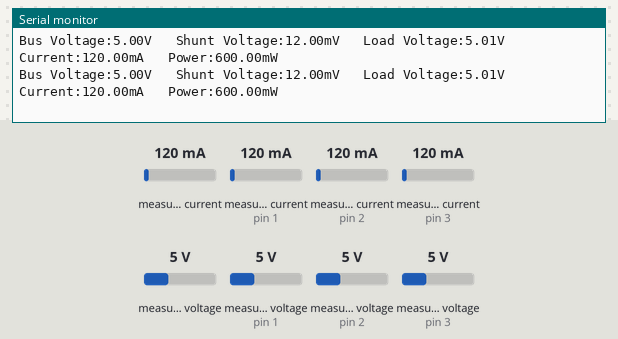
The sketch below on a simulated Arduino Leonardo, built with avr-gcc and run on an emulated ATmega32U4. Parts: the last lines printed to the serial monitor. Inputs (shaded band) come from the test bench; at power-on: measured current 120 mA, measured current (sensors on pin 1, pin 2, pin 3) 120 mA, measured voltage 5 V, measured voltage (sensors on pin 1, pin 2, pin 3) 5 V.

Above: at 1.2 s.
1.3 s: measured current (sensor 0) set to 1000 mA
5.3 s: measured current (sensor on pin 1) set to 40 mA
At 6.7 s:
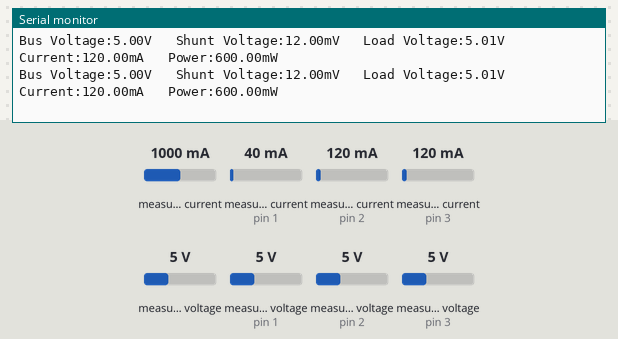
6.8 s: measured current (sensor on pin 2) set to 500 mA
At 8.1 s:
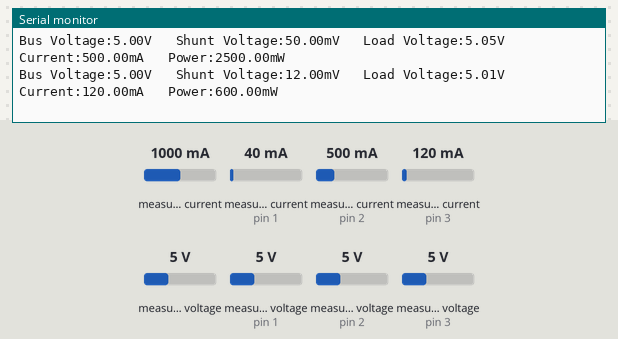
8.3 s: measured current (sensor on pin 3) set to 1500 mA
At 9.3 s:
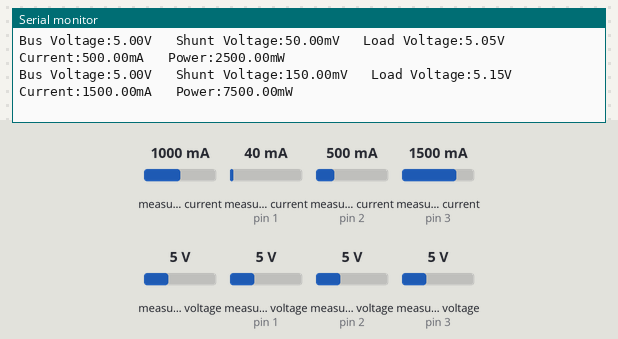
9.8 s: measured voltage (sensor 0) set to 0.3 V
11.3 s: measured voltage (sensor on pin 1) set to 0.3 V
At 12.4 s:
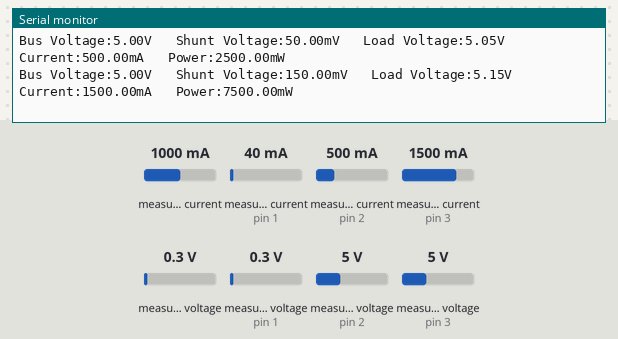
Timing chart, 0 to 13.8 s (numbered marks = the images above; inputs shaded):
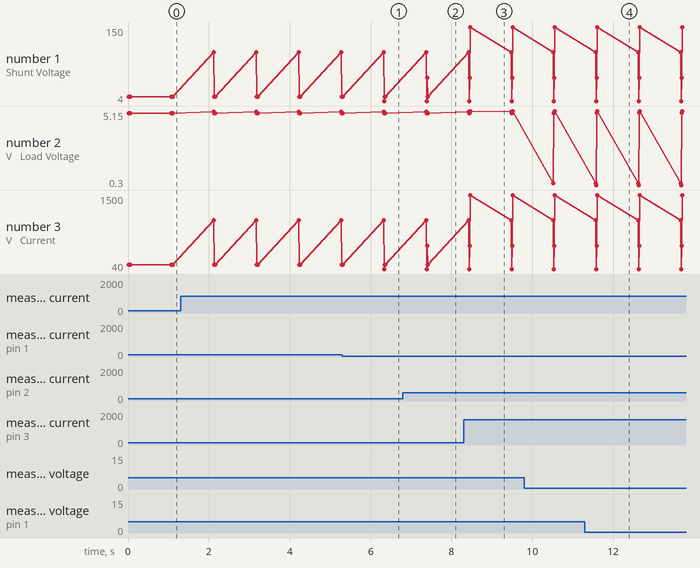

The sketch:

ina219.ino
```cpp
#include <Wire.h>
#include "INA219.h"

INA219 ina1(0x40);
INA219 ina2(0x41);
INA219 ina3(0x42);
INA219 ina4(0x43);

void setup(void)
{
  Serial.begin(115200);
  while (!Serial) {
      // will pause Zero, Leonardo, etc until serial console opens
      delay(1);
  }

  // Initialize the INA219.
  // By default the initialization will use the largest range (32V, 2A).  However
  // you can call a setCalibration function to change this range (see comments).
  ina1.begin();
  ina2.begin();
  ina3.begin();
  ina4.begin();
  // To use a slightly lower 32V, 1A range (higher precision on amps):
  //ina219.setCalibration_32V_1A();
  // Or to use a lower 16V, 400mA range (higher precision on volts and amps):
  //ina219.setCalibration_16V_400mA();

  Serial.println("Measuring voltage and current with INA219 ...");
}

void loop(void)
{
  float shuntvoltage1 = 0;
  float busvoltage1 = 0;
  float current_mA1 = 0;
  float loadvoltage1 = 0;
  float power_mW1 = 0;

  float shuntvoltage2 = 0;
  float busvoltage2 = 0;
  float current_mA2 = 0;
  float loadvoltage2 = 0;
  float power_mW2 = 0;

  float shuntvoltage3 = 0;
  float busvoltage3 = 0;
  float current_mA3 = 0;
  float loadvoltage3 = 0;
  float power_mW3 = 0;

  float shuntvoltage4 = 0;
  float busvoltage4 = 0;
  float current_mA4 = 0;
  float loadvoltage4 = 0;
  float power_mW4 = 0;

  shuntvoltage1 = ina1.getShuntVoltage_mV();
  busvoltage1 = ina1.getBusVoltage_V();
  current_mA1 = ina1.getCurrent_mA();
  power_mW1 = ina1.getPower_mW();
  loadvoltage1 = busvoltage1 + (shuntvoltage1 / 1000);

  Serial.print("Bus Voltage:"); Serial.print(busvoltage1); Serial.print("V   ");
  Serial.print("Shunt Voltage:"); Serial.print(shuntvoltage1); Serial.print("mV   ");
  Serial.print("Load Voltage:"); Serial.print(loadvoltage1); Serial.print("V   ");
  Serial.print("Current:"); Serial.print(current_mA1); Serial.print("mA   ");
  Serial.print("Power:"); Serial.print(power_mW1); Serial.print("mW");
  Serial.println("");

  shuntvoltage2 = ina2.getShuntVoltage_mV();
  busvoltage2 = ina2.getBusVoltage_V();
  current_mA2 = ina2.getCurrent_mA();
  power_mW2 = ina2.getPower_mW();
  loadvoltage2 = busvoltage2 + (shuntvoltage2 / 1000);

  Serial.print("Bus Voltage:"); Serial.print(busvoltage2); Serial.print("V   ");
  Serial.print("Shunt Voltage:"); Serial.print(shuntvoltage2); Serial.print("mV   ");
  Serial.print("Load Voltage:"); Serial.print(loadvoltage2); Serial.print("V   ");
  Serial.print("Current:"); Serial.print(current_mA2); Serial.print("mA   ");
  Serial.print("Power:"); Serial.print(power_mW2); Serial.print("mW");
  Serial.println("");

  shuntvoltage3 = ina3.getShuntVoltage_mV();
  busvoltage3 = ina3.getBusVoltage_V();
  current_mA3 = ina3.getCurrent_mA();
  power_mW3 = ina3.getPower_mW();
  loadvoltage3 = busvoltage3 + (shuntvoltage3 / 1000);

  Serial.print("Bus Voltage:"); Serial.print(busvoltage3); Serial.print("V   ");
  Serial.print("Shunt Voltage:"); Serial.print(shuntvoltage3); Serial.print("mV   ");
  Serial.print("Load Voltage:"); Serial.print(loadvoltage3); Serial.print("V   ");
  Serial.print("Current:"); Serial.print(current_mA3); Serial.print("mA   ");
  Serial.print("Power:"); Serial.print(power_mW3); Serial.print("mW");
  Serial.println("");

  shuntvoltage4 = ina4.getShuntVoltage_mV();
  busvoltage4 = ina4.getBusVoltage_V();
  current_mA4 = ina4.getCurrent_mA();
  power_mW4 = ina4.getPower_mW();
  loadvoltage4 = busvoltage4 + (shuntvoltage4 / 1000);

  Serial.print("Bus Voltage:"); Serial.print(busvoltage4); Serial.print("V   ");
  Serial.print("Shunt Voltage:"); Serial.print(shuntvoltage4); Serial.print("mV   ");
  Serial.print("Load Voltage:"); Serial.print(loadvoltage4); Serial.print("V   ");
  Serial.print("Current:"); Serial.print(current_mA4); Serial.print("mA   ");
  Serial.print("Power:"); Serial.print(power_mW4); Serial.print("mW");
  Serial.println("");

  Serial.println("");
  Serial.println("");
  delay(1000);
}
```

Measured:
- after the input at 5.3 s, the serial monitor: prints a new line after 1.0 s (image 1)
- after the input at 6.8 s, the serial monitor: prints a new line after 0.60 s (image 2)
- after the input at 8.3 s, the serial monitor: prints a new line after 0.16 s (image 3)
- after the input at 11.3 s, the serial monitor: prints a new line after 0.29 s (image 4)
- plotted number 1: 12 → 150 after the input at 8.3 s
- plotted number 2: 5.01 → 5.15 after the input at 8.3 s
- plotted number 3: 120 → 1500 after the input at 8.3 s
